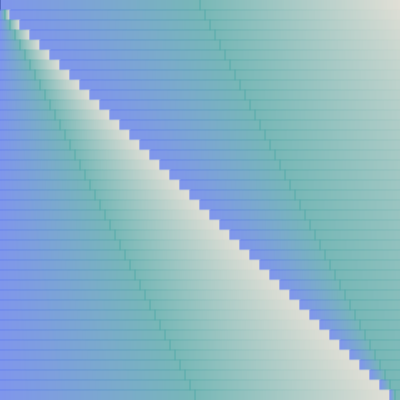
Frame 1 (no input)
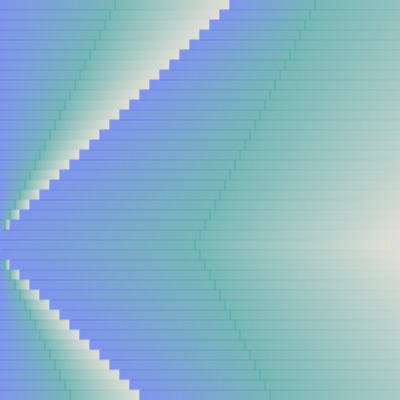
Frame 60 (no input)
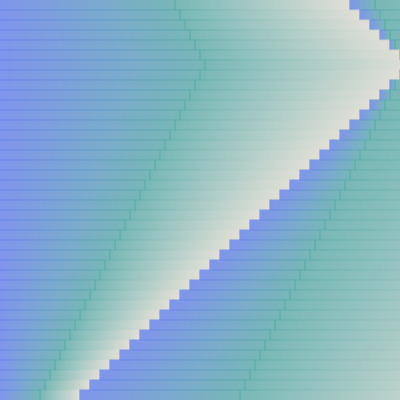
Frame 120 (the mouse pressed at the canvas centre since frame 60)

The p5.js sketch that drew these frames (run headless with seeded random() and noise() and a simulated clock; from frame 60 on, the mouse is pressed at the canvas centre):

// p5.js sketch
// ── sketch.js
let c1;
let c2;
let c3;
let block = [];
let num = 40;

function setup () {
  createCanvas (400, 400);
  rectMode (CENTER);
  c1 = color ('#617EF1');
  c2 = color ('#56ABAA');
  c3 = color ('#E2E0D4');

  let x = width/num;
  let h = height/num;

  for (let i=0; i<num; i++){
    block[i] = new Block(c1, c2, c3, x*i, h*i, h)
  }

 // b = new Block(c1, c2, c3, 100, 0, 400);
}

function draw () {
  background (220);
  //b.display();
/* let amt = map (mouseX, 0, width, 0, 1);
   let c3 = lerpColor (c1, c2, amt);


    fill(c1);
    square(100, height/2, 80);
    fill(c3);
    square(200, height/2, 80);
    fill(c2);
    square(300, height/2, 80);
 */
/*
  for (let i = 0; i <= width; i++) {
    let amt = map (i, 0, width, 0, 1);
    let c3 = lerpColor (c1, c2, amt);

    stroke(c3);
    line(i, 0, i, height);
  }
*/
// setGradientBlock(0, width, 0, height, c1, c2);
  /*let x = 300;
  setBlockColor(0, x, 0, height, c1, c2, c3);
  setBlockColor(x, width, 0, height, c1, c2, c3);
  */

  for (let i=0; i<num; i++){
    block[i].display();
    block[i].move();
  }

}
/*
function setBlockColor(min, max, y, h, c1, c2, c3){

    let x = 0.5;
    let range = max - min;
    setGradientBlock(min, min + x*range, y, h, c1, c2);
    setGradientBlock(min + x*range, min + max, y, h, c2, c3);
}

function setGradientBlock(min, max, y, h, c1, c2) {
  for (let i = min; i <= max; i++) {
    let amt = map (i, min, max, 0, 1);
    let c3 = lerpColor (c1, c2, amt);

    stroke(c3);
    line(i, y, i, y + h);
  }
}
*/

// ── block.js
class Block {
  constructor (c1, c2, c3, x, y, h) {
    this.c1 = c1;
    this.c2 = c2;
    this.c3 = c3;

    this.x = x;
    this.y = y;
    this.h = h;

    this.d = 10;

  }

  display () {
   // let x = 300;
    this.setBlockColor(0, this.x, this.y, this.h, this.c1, this.c2, this.c3);
    this.setBlockColor(this.x, width, this.y, this.h, this.c1, this.c2, this.c3);
  }

  move() {
    //this.x += 1;
    if(this.x > width || this.x<0){
        this.d *= -1;
    }
    this.x += this.d;
  }

  setBlockColor (min, max, y, h, c1, c2, c3) {
    let x = 0.5;
    let range = max - min;
    this.setGradientBlock (min, min + x * range, y, h, c1, c2);
    this.setGradientBlock (min + x * range, min + max, y, h, c2, c3);
  }

  setGradientBlock (min, max, y, h, c1, c2) {
    for (let i = min; i <= max; i++) {
      let amt = map (i, min, max, 0, 1);
      let c3 = lerpColor (c1, c2, amt);

      stroke (c3);
      line (i, y, i, y + h);
    }
  }
}
